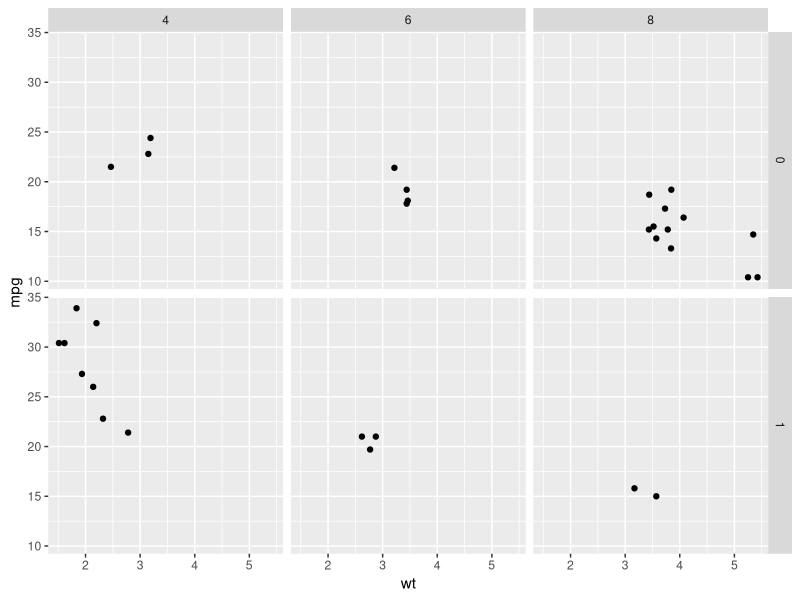
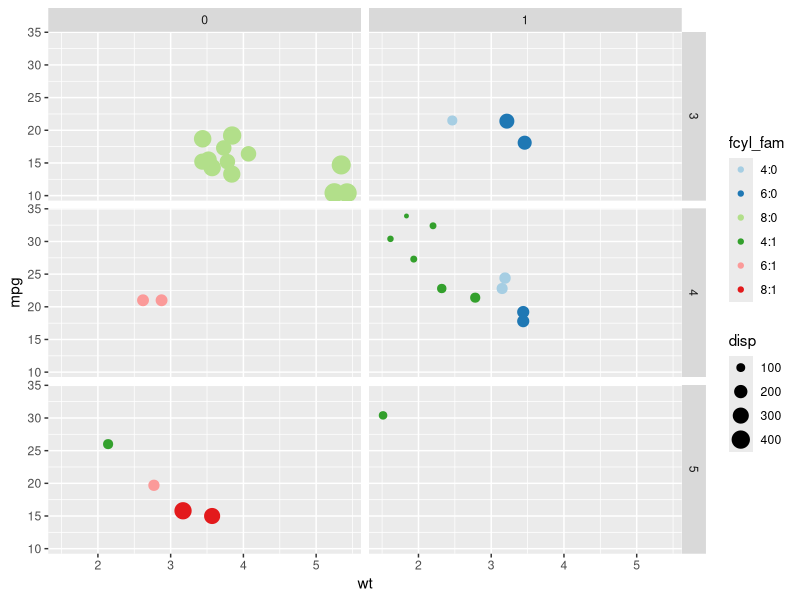
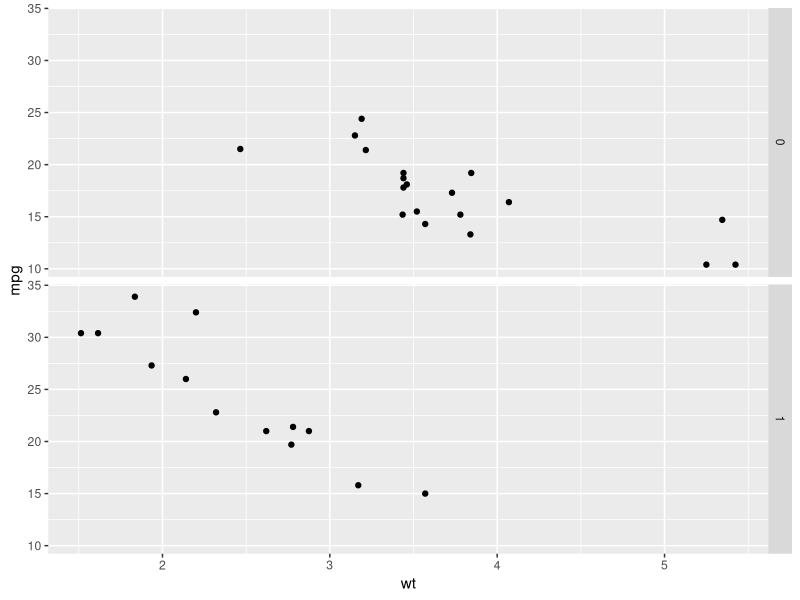
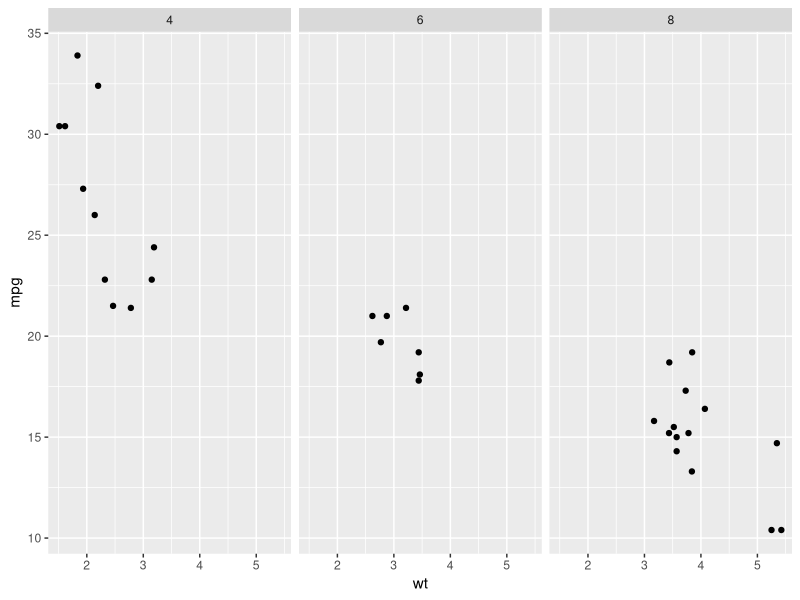
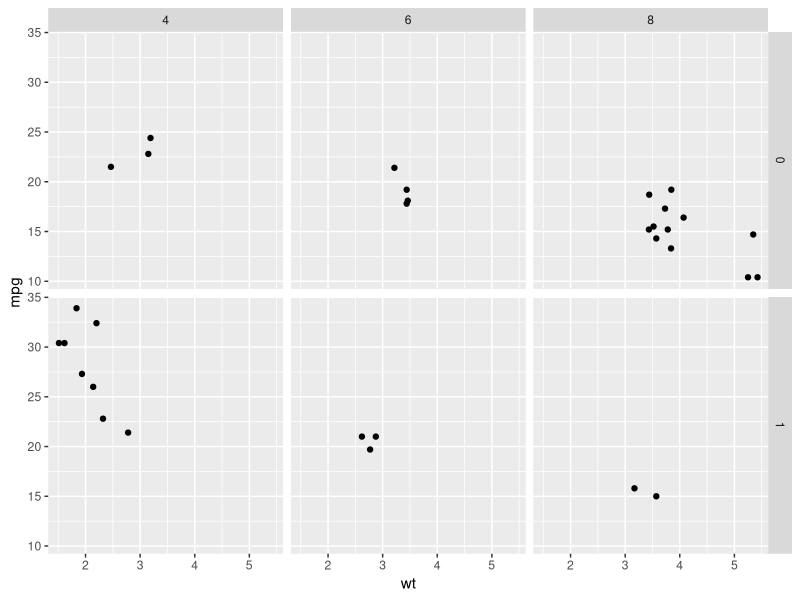
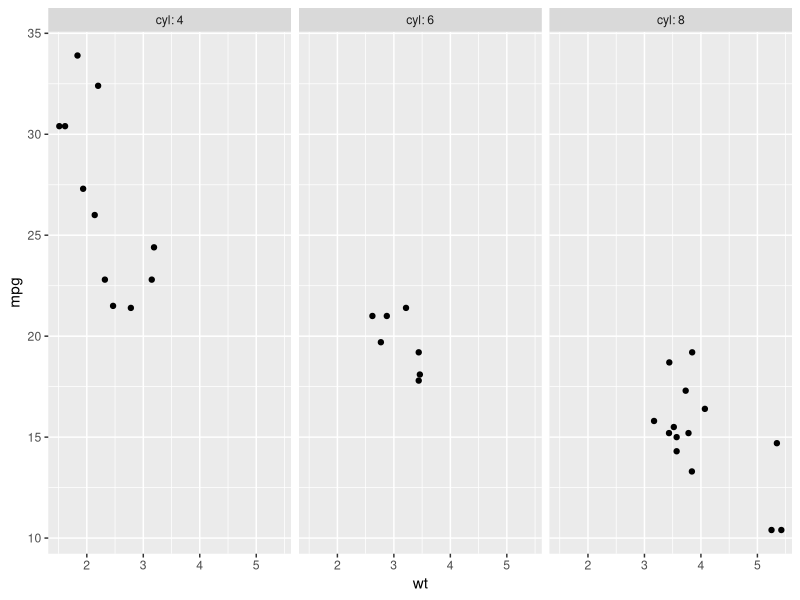
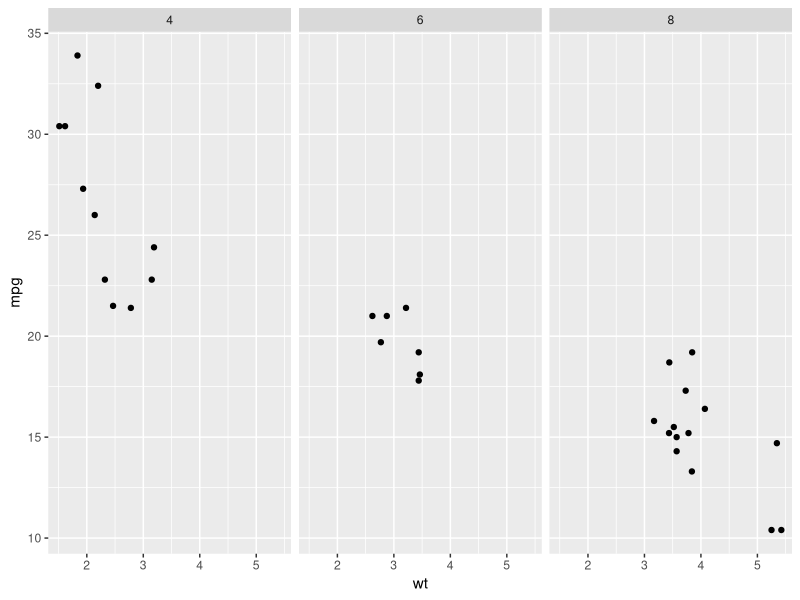
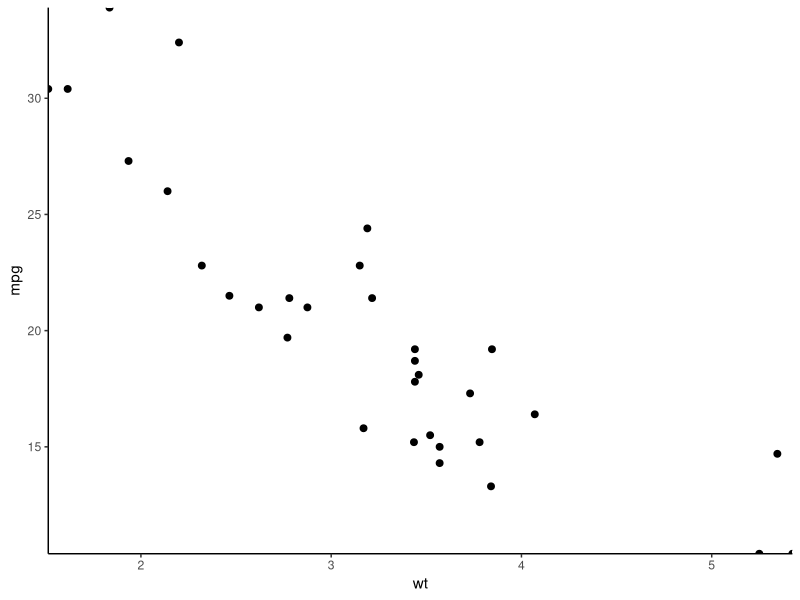

Source code (R) for these figures, in order:
## ---- chunk 1
library(ggplot2)
library(dplyr)
## [, 1]	mpg	Miles/(US) gallon
## [, 2]	cyl	Number of cylinders
## [, 3]	disp	Displacement (cu.in.)
## [, 4]	hp	Gross horsepower
## [, 5]	drat	Rear axle ratio
## [, 6]	wt	Weight (1000 lbs)
## [, 7]	qsec	1/4 mile time
## [, 8]	vs	Engine (0 = V-shaped, 1 = straight)
## [, 9]	am	Transmission (0 = automatic, 1 = manual)
## [,10]	gear	Number of forward gears
## [,11]	carb	Number of carburetors
head(mtcars)
## ---- chunk 2
ggplot(mtcars, aes(wt, mpg)) + 
  geom_point() +
  ## Facet rows by am and columns by cyl
  facet_grid(rows = vars(am),cols = vars(cyl))
## ---- chunk 3
mtcars$fcyl_fam <- interaction(mtcars$cyl,mtcars$am,sep = ":")

## Update the plot
ggplot(mtcars, aes(x = wt, y = mpg, color = fcyl_fam, size = disp)) +
  geom_point() +
  scale_color_brewer(palette = "Paired") +
  ## Grid facet on gear and vs
  facet_grid(rows = vars(gear), cols = vars(vs))
## ---- chunk 4
ggplot(mtcars, aes(wt, mpg)) + 
  geom_point() +
  ## Facet rows by am using formula notation
  facet_grid(am ~ .)

ggplot(mtcars, aes(wt, mpg)) + 
  geom_point() +
  ## Facet columns by cyl using formula notation
  facet_grid(. ~ cyl)

ggplot(mtcars, aes(wt, mpg)) + 
  geom_point() +
  ## Facet rows by am and columns by cyl using formula notation
  facet_grid(am ~ cyl)
## ---- chunk 5
## Plot wt by mpg
ggplot(mtcars, aes(wt, mpg)) +
  geom_point() +
  # Displaying both the values and the variables
  facet_grid(cols = vars(cyl), labeller = label_both)

## Plot wt by mpg
ggplot(mtcars, aes(wt, mpg)) +
  geom_point() +
  ## Label context
  facet_grid(cols = vars(cyl), labeller = label_context)
## ---- chunk 6
## Expand sets a buffer margin around the plot, so data and axes don't overlap. 
## Setting expand to 0 draws the axes to the limits of the data.
## Clip decides whether plot elements that would lie outside the plot panel 
## are displayed or ignored ("clipped").

ggplot(mtcars, aes(wt, mpg)) +
  geom_point(size = 2) +
  ## Add Cartesian coordinates with zero expansion
  coord_cartesian(expand = 0) +
  theme_classic()

ggplot(mtcars, aes(wt, mpg)) +
  geom_point(size = 2) +
  ## Turn clipping off
  coord_cartesian(expand = 0, clip = "off") +
  theme_classic() +
  ## Remove axis lines
  theme(axis.line = element_blank())
## ---- chunk 7
## Plot fcyl bars, filled by fam
ggplot(mtcars, aes(as.factor(cyl), fill = as.factor(am))) +
  ## Place bars side by side
  geom_bar(position = "dodge")

ggplot(mtcars, aes(as.factor(cyl), fill = as.factor(am))) +
  geom_bar(position = "dodge") +
  ## Flip the x and y coordinates
  coord_flip()

ggplot(mtcars, aes(as.factor(cyl), fill = as.factor(am))) +
  ## Set a dodge width of 0.5 for partially overlapping bars
  geom_bar(position = position_dodge(width = 0.5)) +
  coord_flip()
## ---- chunk 8
## Run the code, view the plot, then update it
ggplot(mtcars, aes(x = 1, fill = as.factor(cyl))) +
  geom_bar()+
  ## Add a polar coordinate system
  coord_polar(theta = "y")

ggplot(mtcars, aes(x = 1, fill = as.factor(cyl))) +
  ## Reduce the bar width to 0.1
  geom_bar(width = 0.1) +
  coord_polar(theta = "y") +
  ## Add a continuous x scale from 0.5 to 1.5
  scale_x_continuous(limits = c(0.5,1.5))
